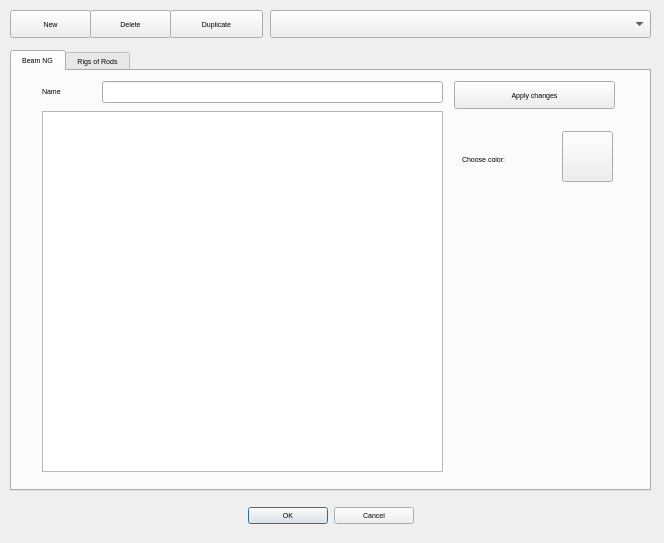
<?xml version="1.0" encoding="UTF-8"?>
<ui version="4.0">
 <class>BeamDefaultsDialog</class>
 <widget class="QDialog" name="BeamDefaultsDialog">
  <property name="geometry">
   <rect>
    <x>0</x>
    <y>0</y>
    <width>664</width>
    <height>543</height>
   </rect>
  </property>
  <property name="font">
   <font>
    <pointsize>5</pointsize>
   </font>
  </property>
  <property name="windowTitle">
   <string>Arguments Editor</string>
  </property>
  <widget class="QDialogButtonBox" name="buttonBox">
   <property name="geometry">
    <rect>
     <x>10</x>
     <y>500</y>
     <width>641</width>
     <height>31</height>
    </rect>
   </property>
   <property name="orientation">
    <enum>Qt::Horizontal</enum>
   </property>
   <property name="standardButtons">
    <set>QDialogButtonBox::Cancel|QDialogButtonBox::Ok</set>
   </property>
   <property name="centerButtons">
    <bool>true</bool>
   </property>
  </widget>
  <widget class="QComboBox" name="comboBox">
   <property name="geometry">
    <rect>
     <x>270</x>
     <y>10</y>
     <width>381</width>
     <height>28</height>
    </rect>
   </property>
  </widget>
  <widget class="QPushButton" name="pushButton">
   <property name="geometry">
    <rect>
     <x>10</x>
     <y>10</y>
     <width>81</width>
     <height>28</height>
    </rect>
   </property>
   <property name="text">
    <string>New</string>
   </property>
  </widget>
  <widget class="QPushButton" name="pushButton_2">
   <property name="geometry">
    <rect>
     <x>90</x>
     <y>10</y>
     <width>81</width>
     <height>28</height>
    </rect>
   </property>
   <property name="text">
    <string>Delete</string>
   </property>
  </widget>
  <widget class="QTabWidget" name="tabWidget">
   <property name="geometry">
    <rect>
     <x>10</x>
     <y>50</y>
     <width>641</width>
     <height>441</height>
    </rect>
   </property>
   <property name="currentIndex">
    <number>0</number>
   </property>
   <widget class="QWidget" name="tab">
    <attribute name="title">
     <string>Beam NG</string>
    </attribute>
    <widget class="QTableWidget" name="tableWidget">
     <property name="geometry">
      <rect>
       <x>30</x>
       <y>40</y>
       <width>401</width>
       <height>361</height>
      </rect>
     </property>
    </widget>
    <widget class="QPushButton" name="pushButton_4">
     <property name="geometry">
      <rect>
       <x>550</x>
       <y>60</y>
       <width>51</width>
       <height>51</height>
      </rect>
     </property>
     <property name="text">
      <string/>
     </property>
    </widget>
    <widget class="QLineEdit" name="lineEdit">
     <property name="geometry">
      <rect>
       <x>90</x>
       <y>10</y>
       <width>341</width>
       <height>22</height>
      </rect>
     </property>
    </widget>
    <widget class="QLabel" name="label">
     <property name="geometry">
      <rect>
       <x>30</x>
       <y>10</y>
       <width>53</width>
       <height>20</height>
      </rect>
     </property>
     <property name="text">
      <string>Name</string>
     </property>
    </widget>
    <widget class="QPushButton" name="pushButton_5">
     <property name="geometry">
      <rect>
       <x>442</x>
       <y>10</y>
       <width>161</width>
       <height>28</height>
      </rect>
     </property>
     <property name="text">
      <string>Apply changes</string>
     </property>
    </widget>
    <widget class="QLabel" name="label_2">
     <property name="geometry">
      <rect>
       <x>450</x>
       <y>80</y>
       <width>91</width>
       <height>16</height>
      </rect>
     </property>
     <property name="text">
      <string>Choose color:</string>
     </property>
    </widget>
   </widget>
   <widget class="QWidget" name="tab_2">
    <attribute name="title">
     <string>Rigs of Rods</string>
    </attribute>
   </widget>
  </widget>
  <widget class="QPushButton" name="pushButton_3">
   <property name="geometry">
    <rect>
     <x>170</x>
     <y>10</y>
     <width>93</width>
     <height>28</height>
    </rect>
   </property>
   <property name="text">
    <string>Duplicate</string>
   </property>
  </widget>
 </widget>
 <resources/>
 <connections>
  <connection>
   <sender>buttonBox</sender>
   <signal>accepted()</signal>
   <receiver>BeamDefaultsDialog</receiver>
   <slot>accept()</slot>
   <hints>
    <hint type="sourcelabel">
     <x>248</x>
     <y>254</y>
    </hint>
    <hint type="destinationlabel">
     <x>157</x>
     <y>274</y>
    </hint>
   </hints>
  </connection>
  <connection>
   <sender>buttonBox</sender>
   <signal>rejected()</signal>
   <receiver>BeamDefaultsDialog</receiver>
   <slot>reject()</slot>
   <hints>
    <hint type="sourcelabel">
     <x>316</x>
     <y>260</y>
    </hint>
    <hint type="destinationlabel">
     <x>286</x>
     <y>274</y>
    </hint>
   </hints>
  </connection>
 </connections>
</ui>
